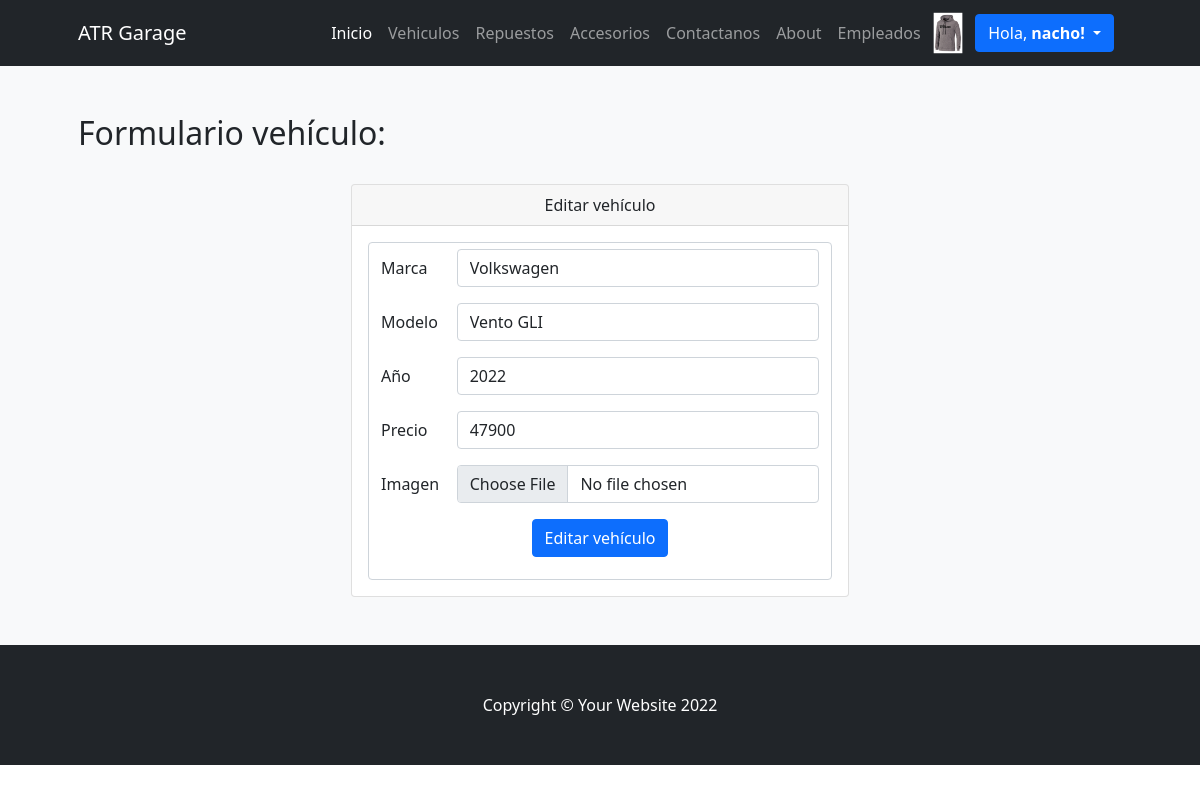
Page /editar_vehiculo/13 (signed in) on the committed database.
### ProyectoCoderApp/models.py (models this page shows)
class Avatar(models.Model):
    usuario = models.OneToOneField(User, on_delete=models.CASCADE)
    imagen = models.ImageField(upload_to="media/avatar/", blank=True, null=True)
    class Meta:
        verbose_name_plural = "Avatares"

class Vehiculo(models.Model):
    marca = models.CharField(max_length=30)
    modelo = models.CharField(max_length=30)
    anio = models.IntegerField(blank=True, null=True)
    precio = models.IntegerField(blank=True, null=True)
    imagen = models.ImageField(upload_to='', null=True)

### ProyectoCoderApp/views.py (the view, shortened to what this page needs)
# urls.py: path('editar_vehiculo/<vehiculo_id>', views.editar_vehiculo, name='editar_vehiculo'),
@staff_member_required
def editar_vehiculo(request, vehiculo_id):
    vehiculo = Vehiculo.objects.get(id=vehiculo_id)
    formulario = NuevoVehiculo(initial= {"marca": vehiculo.marca, "modelo": vehiculo.modelo, "anio": vehiculo.anio, "precio": vehiculo.precio})
    return render(request,"ProyectoCoderApp/vehiculos_form.html",{"form":formulario,"accion":"Editar vehículo"})

### ProyectoCoderApp/forms.py
class NuevoVehiculo(forms.Form):
    marca = forms.CharField(label="Marca", widget=forms.TextInput(attrs={'class': "form-control"}))
    modelo = forms.CharField(max_length=30,label="Modelo", widget=forms.TextInput(attrs={'class': "form-control"}))
    anio = forms.IntegerField(min_value=1900,label="Año", widget=forms.TextInput(attrs={'class': "form-control"}))
    precio = forms.IntegerField(min_value=1,label="Precio", widget=forms.TextInput(attrs={'class': "form-control"}))
    imagen = forms.ImageField(widget=forms.FileInput(attrs={'class': "form-control"}))

### ProyectoCoderApp/templates/ProyectoCoderApp/vehiculos_form.html (shortened to what this page needs)
{% extends 'ProyectoCoderApp/base.html' %}
{% load static %}
{% block contenidoPagina %}
<section class="bg-light py-5">
    <div class="container px-5">
        <h2>Formulario veh&iacute;culo:</h2>
        <br>
        <div class="row gx-5 justify-content-center">
            <div class="col-lg-6">
                <div class="card">
                    <div class="card-header text-center">
                        {{accion}}
                    </div>
                    <div class="card-body">
                        <form action="" method="post" enctype="multipart/form-data" class="form-control">
                              <div class="row g-3 mb-3 align-items-center">
                                <div class="col-2">
                                  <label for="Marca" class="col-form-label">Marca</label>
                                </div>
                                <div class="col-10">
                                    {{form.marca}}
                                </div>
                              </div>
                              <div class="row g-3 mb-3 align-items-center">
                                <div class="col-2">
                                  <label for="Modelo" class="col-form-label">Modelo</label>
                                </div>
                                <div class="col-10">
                                    {{form.modelo}}
                                </div>
                              </div>
                              <div class="row g-3 mb-3 align-items-center">
                                <div class="col-2">
                                  <label for="anio" class="col-form-label">A&ntilde;o</label>
                                </div>
                                <div class="col-10">
                                    {{form.anio}}
                                </div>
                              </div>
                              <div class="row g-3 mb-3 align-items-center">
                                <div class="col-2">
                                  <label for="anio" class="col-form-label">Precio</label>
                                </div>
                                <div class="col-10">
                                    {{form.precio}}
                                </div>
                              </div>
                              <div class="row g-3 mb-3 align-items-center">
                                <div class="col-2">
                                  <label for="id_imagen" class="col-form-label">Imagen</label>
                                </div>
                                <div class="col-10">
                                    {{form.imagen}}
                                </div>
                              </div>
                              <div class="row mb-3 align-items-center">
                                <div class= "col-12 text-center">
                                    <input type="submit" class="btn btn-primary" value="{{accion}}">
                                </div>
                              </div>
                        </form>
                    </div>
                </div>
            </div>
        </div>
    </div>
</section>
{% endblock %}

### ProyectoCoderApp/templates/ProyectoCoderApp/base.html (shortened to what this page needs)
{% load static %}
<!DOCTYPE html>
<html lang="es">
    <head>
        <link rel="stylesheet" href="https://cdn.jsdelivr.net/npm/bootstrap-icons@1.8.3/font/bootstrap-icons.css">
        <link href="{% static 'css/styles.css' %}" rel="stylesheet" />
    </head>
    <body>
        <nav class="navbar navbar-expand-lg navbar-dark bg-dark">
            <div class="container px-5">
                <a class="navbar-brand" href="{% url 'index' %}">ATR Garage</a>
                <div class="collapse navbar-collapse" id="navbarSupportedContent">
                    <ul class="navbar-nav ms-auto mb-2 mb-lg-0">
                        <li class="nav-item"><a class="nav-link active" aria-current="page" href="{% url 'index' %}">Inicio</a></li>
                        <li class="nav-item"><a class="nav-link" href="{% url 'vehiculos' %}">Vehiculos</a></li>
                        <li class="nav-item"><a class="nav-link" href="{% url 'repuestos' %}">Repuestos</a></li>
                        <li class="nav-item"><a class="nav-link" href="{% url 'accesorios' %}">Accesorios</a></li>
                        <li class="nav-item"><a class="nav-link" href="{% url 'contacto' %}">Contactanos</a></li>
                        <li class="nav-item"><a class="nav-link" href="{% url 'about' %}">About</a></li>
                        {% if user.is_authenticated %}
                            <li class="nav-item"><a class="nav-link" href="{% url 'empleados' %}">Empleados</a></li>
                        {% endif %}
                    </ul>
                {% if user.is_authenticated %}
                    {% if user.avatar.imagen.url %}
                                <img class="rounded" src="{{ user.avatar.imagen.url }}" alt="" srcset="" style="height: 50px;">
                            {% else %}
                                <i class="bi bi-person-circle text-light my-2"></i>
                            {% endif %}
                    </div><div class="btn-group">
                        <button type="button" class="btn btn-primary dropdown-toggle mx-2" data-bs-toggle="dropdown" aria-expanded="false">
                            Hola, <b>{{ user.username }}!</b>
                        </button>
                        </div>
                        {% else %}
                {% comment %} {% endif %}
                {% if not user.is_authenticated %} {% endcomment %}
                    <li class="nav-item"><a class="btn btn-primary mx-2" href="{% url 'login' %}">Iniciar Sesión</a></li>
                    <li class="nav-item"><a class="btn btn-outline-primary" href="{% url 'register' %}">Registrarse</a></li>
                {% endif %}
            </div>
        </nav>
        {% block contenidoPagina %}
        {% endblock %}
        <footer class="py-5 bg-dark">
            <div class="container px-5"><p class="m-0 text-center text-white">Copyright &copy; Your Website 2022</p></div>
        </footer>
    </body>
</html>

### rows in the picture
Vehiculo: marca "Volkswagen", modelo "Vento GLI", anio "2022", precio "47900"

### other values in the picture
{{ user.username }} "nacho"
{{ accion }} "Editar vehículo"
